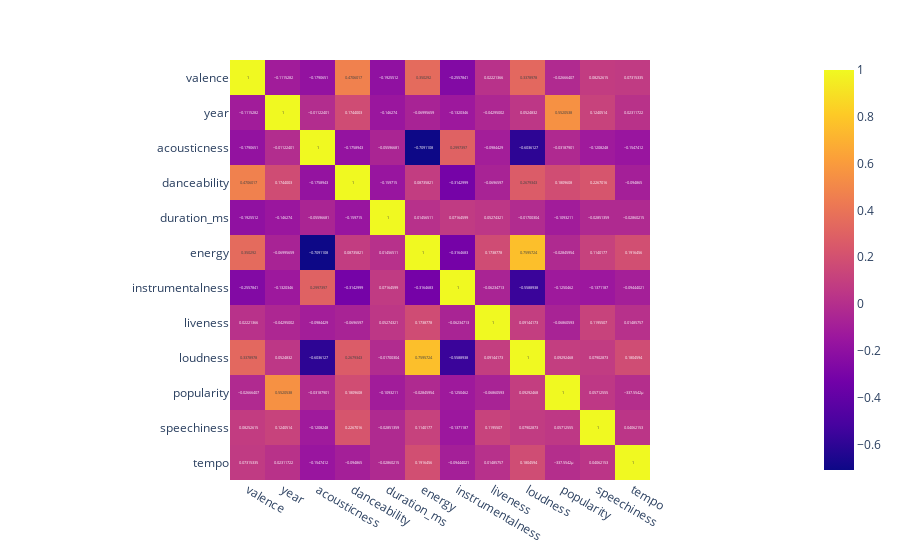

The cell this chart's notebook holds for it:
### Code cell
# Matriz de correlação
fig = px.imshow(dados.corr(numeric_only=True), text_auto=True)
fig.show()

### Figure 1 — Plotly figure (JSON) as saved in the notebook; plotly's stock layout.template omitted (floating-point values rounded to 4 significant figures; data arrays with more than 128 entries replaced by an {"elided": "..."} marker saying what was removed)
{"data": [{"coloraxis": "coloraxis", "hovertemplate": "x: %{x}<br>y: %{y}<br>color: %{z}<extra></extra>", "name": "0", "texttemplate": "%{z}", "type": "heatmap", "x": ["valence", "year", "acousticness", "danceability", "duration_ms", "energy", "instrumentalness", "liveness", "loudness", "popularity", "speechiness", "tempo"], "xaxis": "x", "y": ["valence", "year", "acousticness", "danceability", "duration_ms", "energy", "instrumentalness", "liveness", "loudness", "popularity", "speechiness", "tempo"], "yaxis": "y", "z": {"elided": "12x12 float values"}}], "layout": {"coloraxis": {"colorscale": [[0, "#0d0887"], [0.1111, "#46039f"], [0.2222, "#7201a8"], [0.3333, "#9c179e"], [0.4444, "#bd3786"], [0.5556, "#d8576b"], [0.6667, "#ed7953"], [0.7778, "#fb9f3a"], [0.8889, "#fdca26"], [1, "#f0f921"]]}, "margin": {"t": 60}, "xaxis": {"anchor": "y", "constrain": "domain", "domain": [0, 1], "scaleanchor": "y"}, "yaxis": {"anchor": "x", "autorange": "reversed", "constrain": "domain", "domain": [0, 1]}}}
